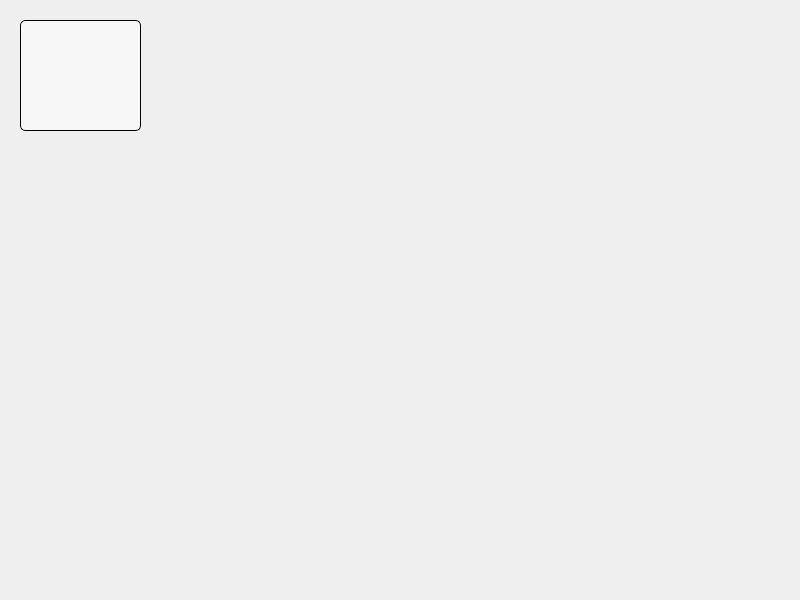
<?xml version="1.0" encoding="UTF-8"?>
<ui version="4.0">
 <class>MainWindow</class>
 <widget class="QMainWindow" name="MainWindow">
  <property name="geometry">
   <rect>
    <x>0</x>
    <y>0</y>
    <width>800</width>
    <height>600</height>
   </rect>
  </property>
  <property name="windowTitle">
   <string>MainWindow</string>
  </property>
  <widget class="QWidget" name="centralwidget">
   <widget class="QPushButton" name="pushButton">
    <property name="geometry">
     <rect>
      <x>20</x>
      <y>20</y>
      <width>121</width>
      <height>111</height>
     </rect>
    </property>
    <property name="styleSheet">
     <string notr="true">QPushButton:pressed {
    background-color:qlineargradient(spread:pad, x1:0.096, y1:0.118636, x2:1, y2:1, stop:0 rgba(255, 153, 51, 255), stop:1 rgba(255, 255, 255, 255))
}
QPushButton {
     background-color: #f7f7f7; border: 1px solid black;
     border-radius: 5px;
}

QPushButton:disabled {
    background-color: rgb(170, 170, 127)
}</string>
    </property>
    <property name="text">
     <string/>
    </property>
    <property name="icon">
     <iconset resource="Images/Icons.qrc">
      <normaloff>:/newPrefix/Add User.png</normaloff>:/newPrefix/Add User.png</iconset>
    </property>
    <property name="iconSize">
     <size>
      <width>100</width>
      <height>100</height>
     </size>
    </property>
   </widget>
  </widget>
 </widget>
 <resources>
  <include location="Images/Icons.qrc"/>
 </resources>
 <connections/>
</ui>
